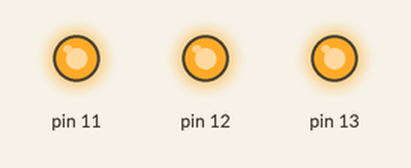
A sketch run on a simulated Arduino Uno, built with avr-gcc and run on an emulated ATmega328P. Parts: output pins drawn as LEDs (lit = HIGH).

Above: at 0.2 s.
At 1.7 s:
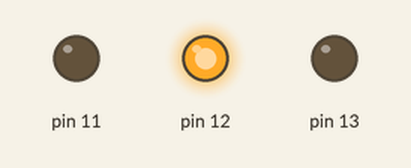
Timing chart, 0 to 3.0 s (numbered marks = the images above):
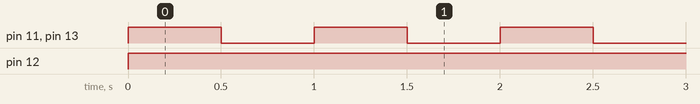

The sketch:

portmanipulation.ino
```cpp
//Program to use Port manupulation
/*This program was wirtten by Adithya Selvaprithiviraj
This program is free software: you can redistribute it and/or modify
it under the terms of the GNU General Public License as published by
the Free Software Foundation, either version 3 of the License, or GNU General Public License for more details.

You should have received a copy of the GNU General Public License
along with this program. If not, see <http://www.gnu.org/licenses/>.*/

void setup()
{
	//DDR specifies the type pin, Whether input ot output : B is the port
  DDRB=B111000;
}
void loop()
{
  PORTB=B111000;
  delay(500);
  PORTB=B010000;
  delay(500);
}
```

Measured:
- by itself, pin 11, pin 13: alternates HIGH for 0.50 s and LOW for 0.50 s
- by itself, pin 12: LOW → HIGH at 0.00 s
